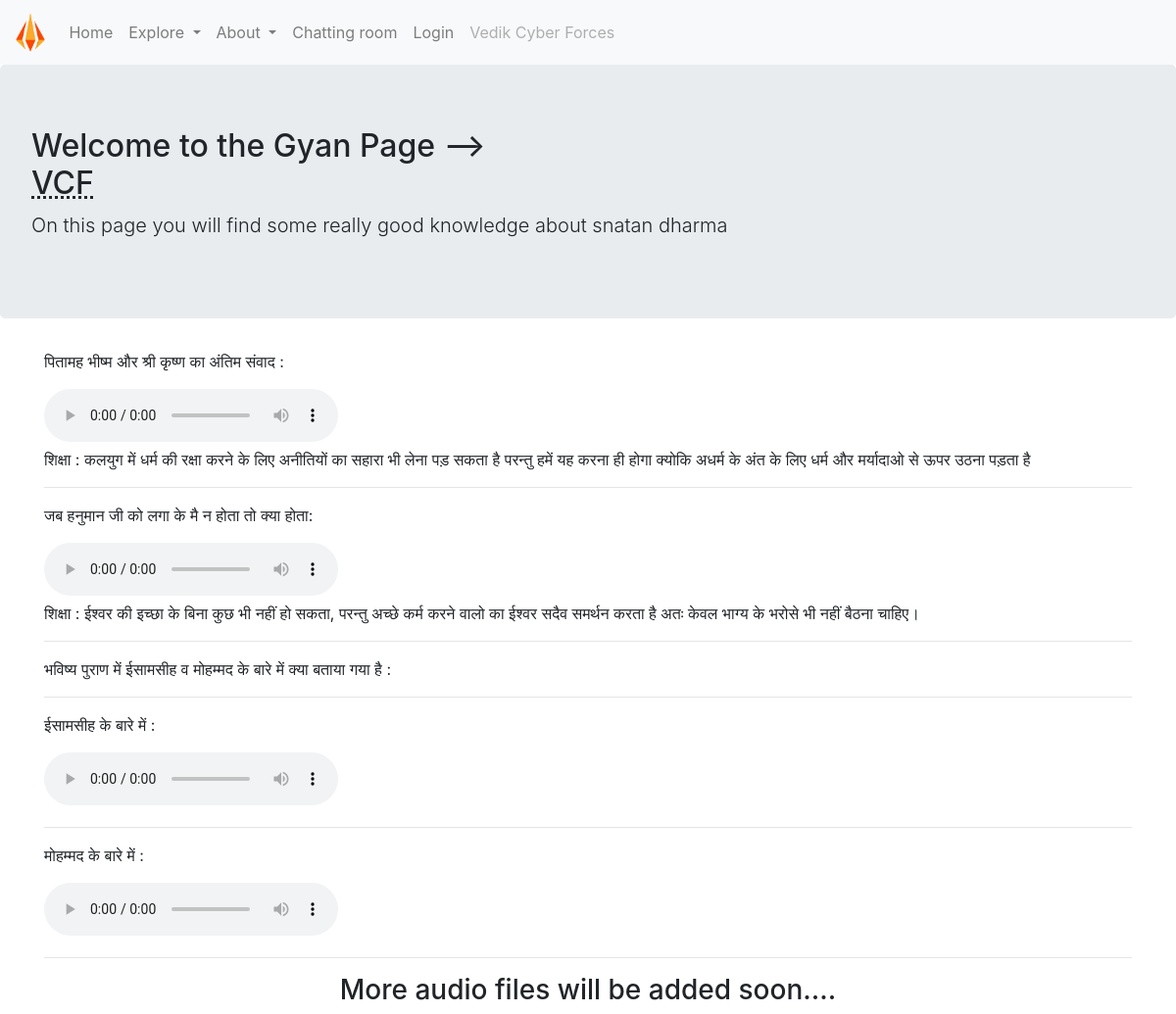
Screenshot of /gyan/index.php with the database file from the repository.
### tables this page shows
CREATE TABLE `audio` (
  `id` int(11) NOT NULL AUTO_INCREMENT,
  `data` text NOT NULL,
  `audio` text NOT NULL,
  `know` text NOT NULL,
  PRIMARY KEY (`id`)
);

### gyan/index.php (the view, shortened to what this page needs)
<!DOCTYPE html>
<html lang="en">
<head>
    <?php
    include("../includes.php");
    ?>
</head>
<body>
    <?php
    include('../navbar.php');
    ?>
    <div class="jumbotron">
        <h2>Welcome to the Gyan Page --><br><abbr title="Vedik Cyber Forces">VCF</abbr></h2>
        <p class="lead">On this page you will find some really good knowledge about snatan dharma</p>
    </div>
    <div class="container">
    <?php
        include('../conn.php');
        $sql = "SELECT data,audio,know FROM audio ORDER BY id DESC";
        $result = mysqli_query($conn, $sql);
        if(mysqli_num_rows($result) > 0){
            while($row = mysqli_fetch_assoc($result)){
                if($row['audio'] == ""){
                    echo '<p>'.$row['data'].':</p>
                <p>'.$row['know'].'</p>
                <hr>';
                }
                else{
                    echo '<p>'.$row['data'].':</p>
        <audio controls>
            <source src="' .$row['audio'].'" type="audio/mp3">
        </audio>
        <p>'.$row['know'].'</p>
        <hr>';
                }
            }
        }
    ?>
    </div>
    <h3 class="text-center">More audio files will be added soon....</h3>
</body>
</html>

### rows the page displays
audio: data "पितामह भीष्म और श्री कृष्ण का अंतिम संवाद", know "शिक्षा : कलयुग में धर्म की रक्षा करने के लिए अनीतियों का सहारा भी लेना पड़ सकता है परन्तु हमें यह करना ही होगा क्योकि अधर्म के अंत के लिए धर्म और मर्यादाओ से ऊपर उठना पड़ता है"
audio: data "जब हनुमान जी को लगा के मै न होता तो क्या होता", know "शिक्षा : ईश्वर की इच्छा के बिना कुछ भी नहीं हो सकता, परन्तु अच्छे कर्म करने वालो का ईश्वर सदैव समर्थन करता है अतः केवल भाग्य के भरोसे भी नहीं बैठना चाहिए।"
audio: data "भविष्य पुराण में ईसामसीह व मोहम्मद के बारे में क्या बताया गया है"
audio: data "ईसामसीह के बारे में"
audio: data "मोहम्मद के बारे में"
